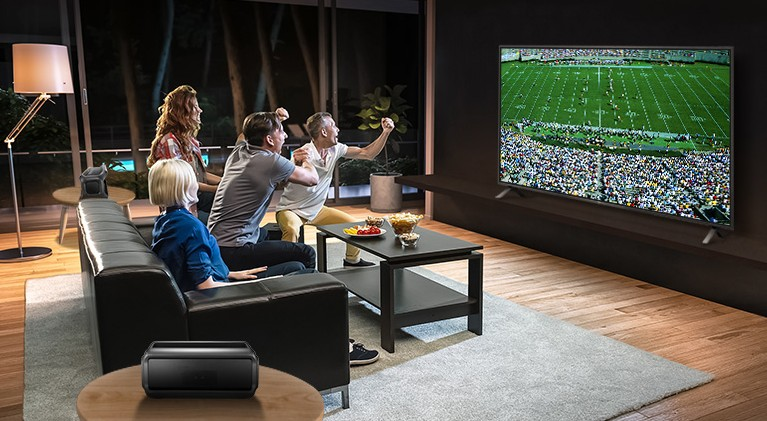
#> input picture Simple Zoom Background Image Imitator/data/tv_1.png, 767 x 421 px, found by its file name
$ python part_E_2.py
#> lines starting #> are read from the running program, lines starting #| are printed output that depends on the picture; after the words box and inside, x2 and y2 are one past the last pixel; in counts of white or black regions, pixels touching at a corner belong together; pictures that were not available may be replaced by others from this repository, and a replacement may not be noted
import cv2
import numpy as np
import argparse
import matplotlib.pyplot as plt
img1 = cv2.imread("data/tv_1.png") # Reading image
#> img1 is the input picture: shape (421, 767, 3); mean B, G, R 70.9, 80.5, 84.1
# img1 = cv2.cvtColor(img1,cv2.COLOR_BGR2RGB)
vid = cv2.VideoCapture("data/our_video.mkv") # Reading video
# [5 lines of commented-out code are left out]

row, col, ch= img1.shape
#> row = 421; col = 767; ch = 3

# pts1 = np.array([[1200, 900], [1200, 0], [0, 0], [0, 900]]).astype(np.float32)
# pts2 = np.array([[2998, 2050], [2954, 726], [1512, 169], [1493, 2221]]).astype(np.float32)

pts2 = np.array([[731, 226], [731,49], [501, 49], [500,182]], dtype=np.float32) # POINTS FOR TV 1

cv2.namedWindow('frame', cv2.WINDOW_NORMAL)
while True:
    ret, frame = vid.read()
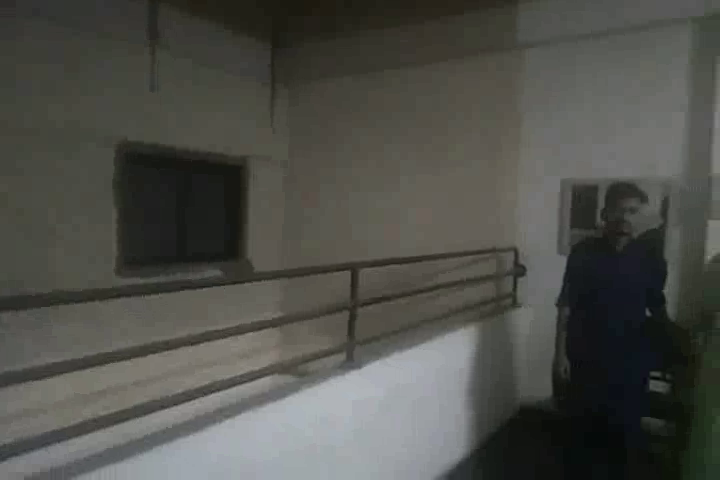
#> input picture frame 34 of Video stabilization using sparse features and dense optical flow/data/Q1/mydata.avi, 720 x 480 px, given in place of our_video.mkv, which was not available
#> frame is the input picture: shape (480, 720, 3); mean B, G, R 74.1, 79.5, 78.9
    x,y = frame.shape[0], frame.shape[1]
#> x = 480; y = 720
    pts1 = np.array([ [y,x], [y,0], [0,0], [0,x] ]).astype(np.float32)
#> pts1 = [[720, 480], [720, 0], [0, 0], [0, 480]]

    matrix = cv2.getPerspectiveTransform(pts1, pts2)
    result = cv2.warpPerspective(frame, matrix, (col, row))
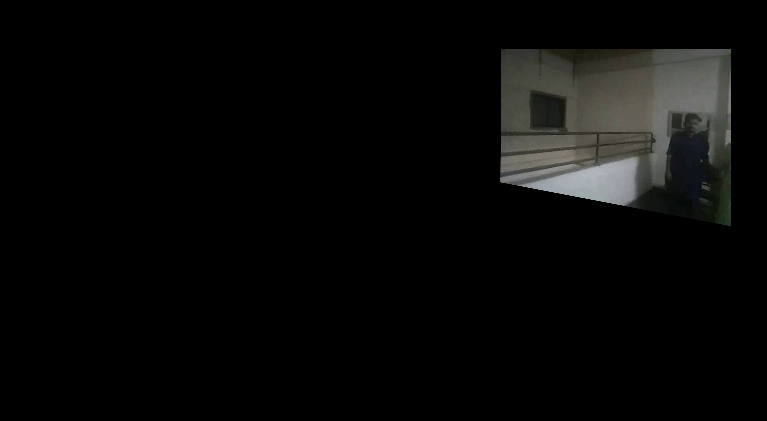
#> result: shape (421, 767, 3); mean B, G, R 8.1, 8.6, 8.5

    mask = np.zeros(img1.shape, dtype= np.uint8)

    mask_frame = cv2.fillConvexPoly(mask, np.array([pts2], dtype=np.int32), (255,255,255))
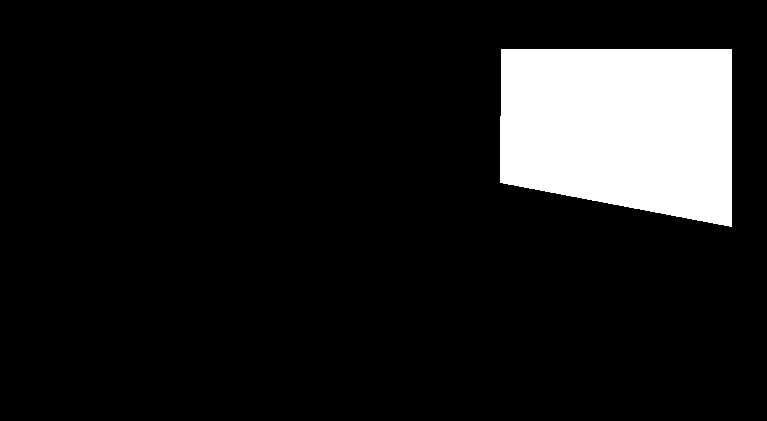
#> mask: shape (421, 767, 3); 11.2% white; 1 white region, box (x1, y1, x2, y2) and area: (500, 49, 732, 227) 36125
    mask_frame = cv2.bitwise_not(mask_frame)

    hollow_frame = cv2.bitwise_and(img1, mask_frame)
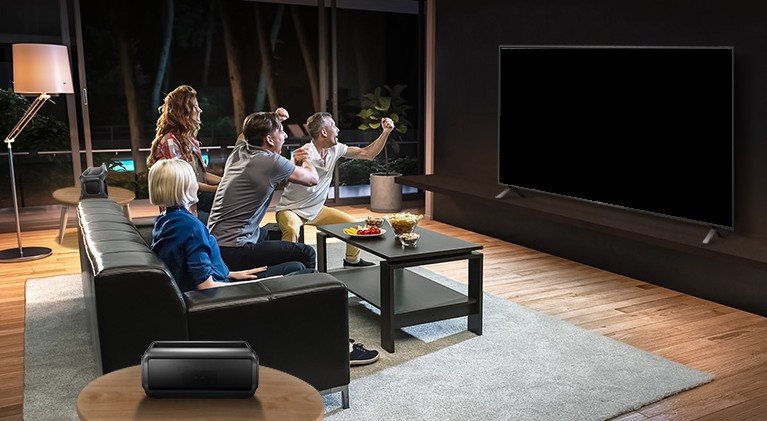
#> hollow_frame: shape (421, 767, 3); mean B, G, R 62, 68.2, 75.8
    final_frame = cv2.bitwise_or(hollow_frame, result)
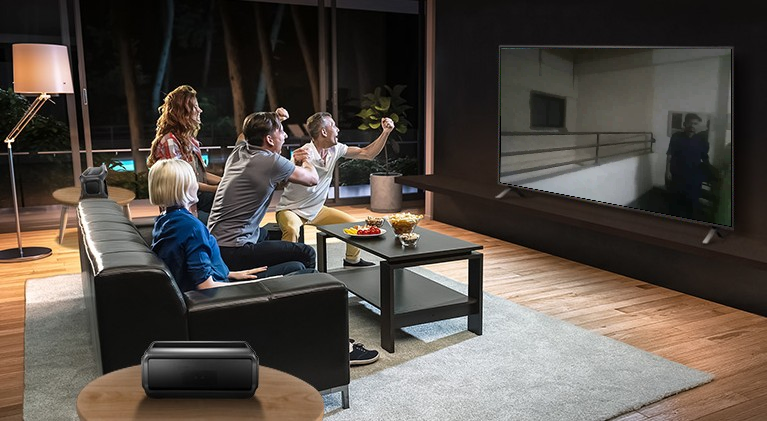
#> final_frame: shape (421, 767, 3); mean B, G, R 70.1, 76.8, 84.3

    cv2.imshow('frame', final_frame)

    if cv2.waitKey(1) == ord('q'):
#> (key q is pressed here)
        break


vid.release()
# Destroy all the windows
cv2.destroyAllWindows()
